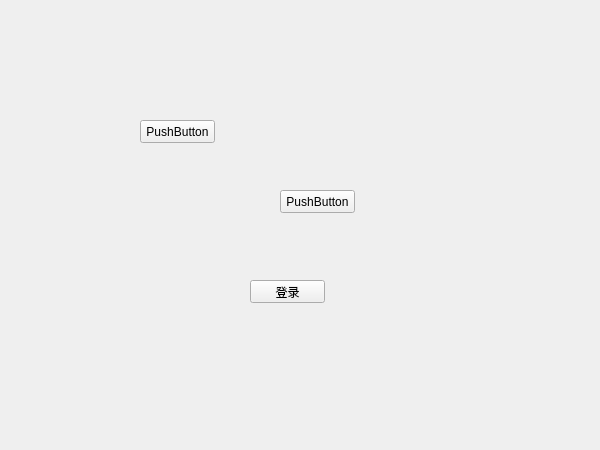
<?xml version="1.0" encoding="UTF-8"?>
<ui version="4.0">
 <class>LoginWindow</class>
 <widget class="QMainWindow" name="LoginWindow">
  <property name="geometry">
   <rect>
    <x>0</x>
    <y>0</y>
    <width>600</width>
    <height>450</height>
   </rect>
  </property>
  <property name="windowTitle">
   <string>MainWindow</string>
  </property>
  <widget class="QWidget" name="centralwidget">
   <widget class="QPushButton" name="btnLogin">
    <property name="geometry">
     <rect>
      <x>250</x>
      <y>280</y>
      <width>75</width>
      <height>23</height>
     </rect>
    </property>
    <property name="text">
     <string>登录</string>
    </property>
   </widget>
   <widget class="QPushButton" name="btnClose">
    <property name="geometry">
     <rect>
      <x>140</x>
      <y>120</y>
      <width>75</width>
      <height>23</height>
     </rect>
    </property>
    <property name="text">
     <string>PushButton</string>
    </property>
   </widget>
   <widget class="QPushButton" name="btnMin">
    <property name="geometry">
     <rect>
      <x>280</x>
      <y>190</y>
      <width>75</width>
      <height>23</height>
     </rect>
    </property>
    <property name="text">
     <string>PushButton</string>
    </property>
   </widget>
  </widget>
 </widget>
 <resources/>
 <connections/>
</ui>
